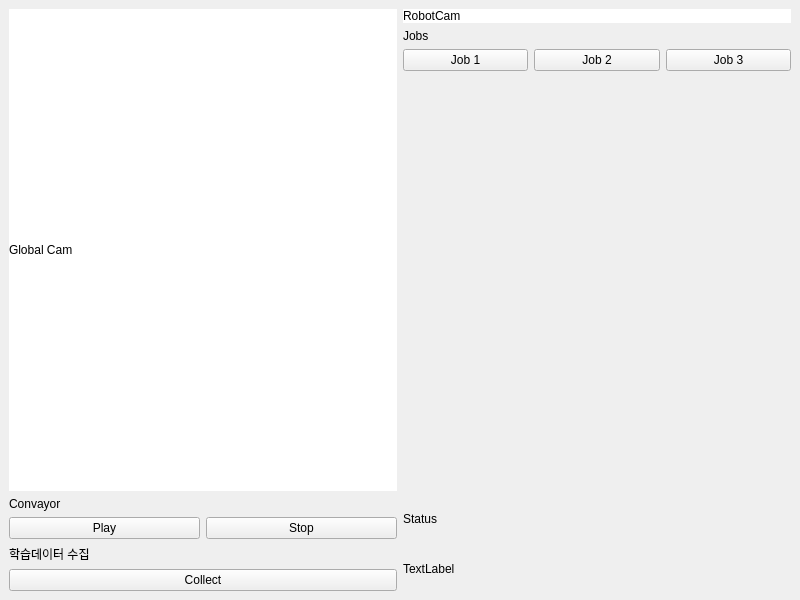
<?xml version="1.0" encoding="UTF-8"?>
<ui version="4.0">
 <class>MainWindow</class>
 <widget class="QMainWindow" name="MainWindow">
  <property name="geometry">
   <rect>
    <x>0</x>
    <y>0</y>
    <width>800</width>
    <height>600</height>
   </rect>
  </property>
  <property name="windowTitle">
   <string>MainWindow</string>
  </property>
  <widget class="QWidget" name="centralwidget">
   <layout class="QVBoxLayout" name="verticalLayout_6">
    <item>
     <layout class="QHBoxLayout" name="horizontalLayout_2">
      <item>
       <widget class="QLabel" name="globalCam">
        <property name="styleSheet">
         <string notr="true">background-color:white;</string>
        </property>
        <property name="text">
         <string>Global Cam</string>
        </property>
       </widget>
      </item>
      <item>
       <layout class="QVBoxLayout" name="verticalLayout">
        <item>
         <widget class="QLabel" name="robotCam">
          <property name="styleSheet">
           <string notr="true">background-color:white;</string>
          </property>
          <property name="text">
           <string>RobotCam</string>
          </property>
         </widget>
        </item>
        <item>
         <widget class="QLabel" name="label">
          <property name="text">
           <string>Jobs</string>
          </property>
         </widget>
        </item>
        <item>
         <layout class="QHBoxLayout" name="horizontalLayout">
          <item>
           <widget class="QPushButton" name="firstJobButton">
            <property name="text">
             <string>Job 1</string>
            </property>
           </widget>
          </item>
          <item>
           <widget class="QPushButton" name="secondJobButton">
            <property name="text">
             <string>Job 2</string>
            </property>
           </widget>
          </item>
          <item>
           <widget class="QPushButton" name="thirdJobButton">
            <property name="text">
             <string>Job 3</string>
            </property>
           </widget>
          </item>
         </layout>
        </item>
        <item>
         <spacer name="verticalSpacer">
          <property name="orientation">
           <enum>Qt::Vertical</enum>
          </property>
          <property name="sizeHint" stdset="0">
           <size>
            <width>20</width>
            <height>40</height>
           </size>
          </property>
         </spacer>
        </item>
       </layout>
      </item>
     </layout>
    </item>
    <item>
     <layout class="QHBoxLayout" name="horizontalLayout_4">
      <item>
       <layout class="QVBoxLayout" name="verticalLayout_4">
        <item>
         <layout class="QVBoxLayout" name="verticalLayout_3">
          <item>
           <widget class="QLabel" name="label_2">
            <property name="text">
             <string>Convayor</string>
            </property>
           </widget>
          </item>
          <item>
           <layout class="QHBoxLayout" name="horizontalLayout_3">
            <item>
             <widget class="QPushButton" name="convayorPlayButton">
              <property name="text">
               <string>Play</string>
              </property>
             </widget>
            </item>
            <item>
             <widget class="QPushButton" name="convayorStopButton">
              <property name="text">
               <string>Stop</string>
              </property>
             </widget>
            </item>
           </layout>
          </item>
         </layout>
        </item>
        <item>
         <layout class="QVBoxLayout" name="verticalLayout_2">
          <item>
           <widget class="QLabel" name="label_4">
            <property name="text">
             <string>학습데이터 수집</string>
            </property>
           </widget>
          </item>
          <item>
           <widget class="QPushButton" name="collectButton">
            <property name="text">
             <string>Collect</string>
            </property>
           </widget>
          </item>
         </layout>
        </item>
       </layout>
      </item>
      <item>
       <layout class="QVBoxLayout" name="verticalLayout_5">
        <item>
         <widget class="QLabel" name="label_3">
          <property name="text">
           <string>Status</string>
          </property>
         </widget>
        </item>
        <item>
         <widget class="QLabel" name="status_info">
          <property name="text">
           <string>TextLabel</string>
          </property>
         </widget>
        </item>
       </layout>
      </item>
     </layout>
    </item>
   </layout>
  </widget>
 </widget>
 <resources/>
 <connections/>
</ui>
